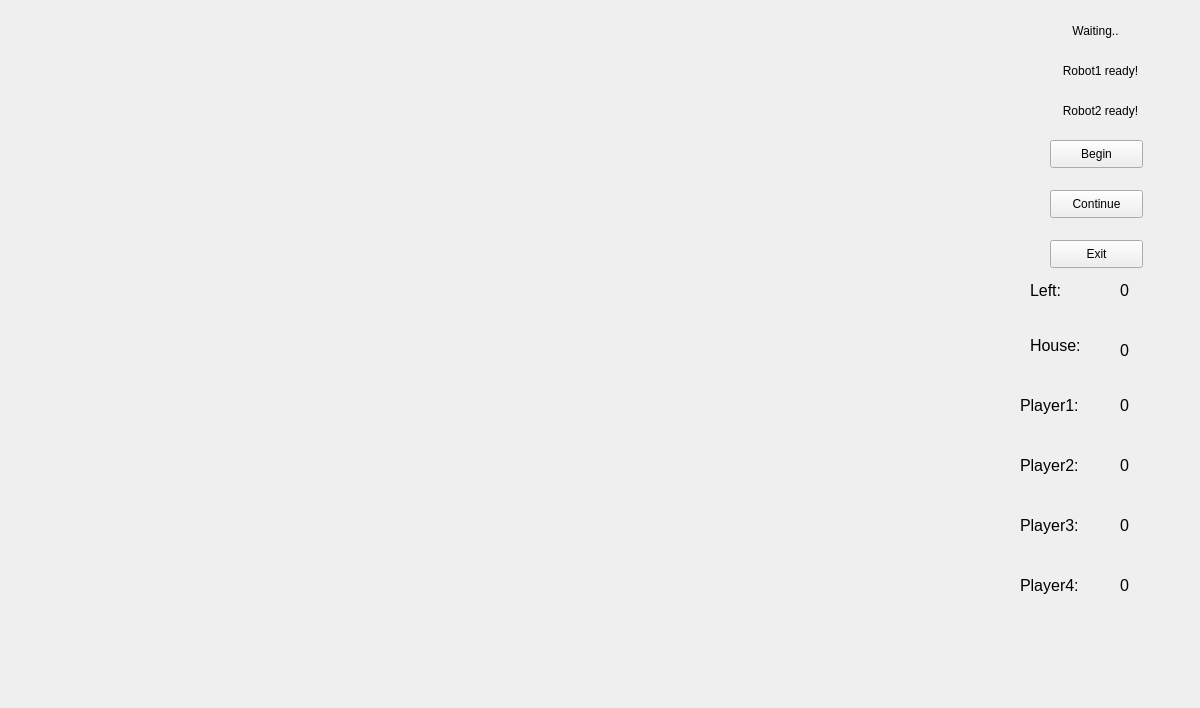
<?xml version="1.0" encoding="UTF-8"?>
<ui version="4.0">
 <class>rform1</class>
 <widget class="QWidget" name="rform1">
  <property name="geometry">
   <rect>
    <x>0</x>
    <y>0</y>
    <width>1200</width>
    <height>708</height>
   </rect>
  </property>
  <property name="windowTitle">
   <string>Form</string>
  </property>
  <widget class="QLabel" name="background">
   <property name="geometry">
    <rect>
     <x>0</x>
     <y>0</y>
     <width>1011</width>
     <height>708</height>
    </rect>
   </property>
   <property name="text">
    <string/>
   </property>
   <property name="pixmap">
    <pixmap resource="images/images.qrc">:/images/b1.jpg</pixmap>
   </property>
  </widget>
  <widget class="QLabel" name="label">
   <property name="geometry">
    <rect>
     <x>1050</x>
     <y>10</y>
     <width>91</width>
     <height>41</height>
    </rect>
   </property>
   <property name="text">
    <string>Waiting..</string>
   </property>
   <property name="alignment">
    <set>Qt::AlignCenter</set>
   </property>
  </widget>
  <widget class="QPushButton" name="beginbtn">
   <property name="geometry">
    <rect>
     <x>1050</x>
     <y>140</y>
     <width>93</width>
     <height>28</height>
    </rect>
   </property>
   <property name="text">
    <string>Begin</string>
   </property>
  </widget>
  <widget class="QPushButton" name="shufflebtn">
   <property name="geometry">
    <rect>
     <x>1050</x>
     <y>190</y>
     <width>93</width>
     <height>28</height>
    </rect>
   </property>
   <property name="text">
    <string>Continue</string>
   </property>
  </widget>
  <widget class="QLabel" name="label_2">
   <property name="geometry">
    <rect>
     <x>1030</x>
     <y>320</y>
     <width>71</width>
     <height>51</height>
    </rect>
   </property>
   <property name="font">
    <font>
     <pointsize>12</pointsize>
    </font>
   </property>
   <property name="text">
    <string>House:</string>
   </property>
  </widget>
  <widget class="QLabel" name="label_3">
   <property name="geometry">
    <rect>
     <x>1120</x>
     <y>330</y>
     <width>81</width>
     <height>41</height>
    </rect>
   </property>
   <property name="font">
    <font>
     <pointsize>12</pointsize>
    </font>
   </property>
   <property name="text">
    <string>0</string>
   </property>
   <property name="alignment">
    <set>Qt::AlignLeading|Qt::AlignLeft|Qt::AlignVCenter</set>
   </property>
  </widget>
  <widget class="QLabel" name="label_4">
   <property name="geometry">
    <rect>
     <x>1020</x>
     <y>380</y>
     <width>91</width>
     <height>51</height>
    </rect>
   </property>
   <property name="font">
    <font>
     <pointsize>12</pointsize>
    </font>
   </property>
   <property name="text">
    <string>Player1:</string>
   </property>
  </widget>
  <widget class="QLabel" name="label_5">
   <property name="geometry">
    <rect>
     <x>1120</x>
     <y>380</y>
     <width>101</width>
     <height>51</height>
    </rect>
   </property>
   <property name="font">
    <font>
     <pointsize>12</pointsize>
    </font>
   </property>
   <property name="text">
    <string>0</string>
   </property>
   <property name="alignment">
    <set>Qt::AlignLeading|Qt::AlignLeft|Qt::AlignVCenter</set>
   </property>
  </widget>
  <widget class="QLabel" name="label_6">
   <property name="geometry">
    <rect>
     <x>1030</x>
     <y>270</y>
     <width>71</width>
     <height>41</height>
    </rect>
   </property>
   <property name="font">
    <font>
     <pointsize>12</pointsize>
    </font>
   </property>
   <property name="text">
    <string>Left:</string>
   </property>
  </widget>
  <widget class="QLabel" name="label_7">
   <property name="geometry">
    <rect>
     <x>1120</x>
     <y>270</y>
     <width>91</width>
     <height>41</height>
    </rect>
   </property>
   <property name="font">
    <font>
     <pointsize>12</pointsize>
    </font>
   </property>
   <property name="text">
    <string>0</string>
   </property>
   <property name="alignment">
    <set>Qt::AlignLeading|Qt::AlignLeft|Qt::AlignVCenter</set>
   </property>
  </widget>
  <widget class="QLabel" name="label_8">
   <property name="geometry">
    <rect>
     <x>1020</x>
     <y>440</y>
     <width>91</width>
     <height>51</height>
    </rect>
   </property>
   <property name="font">
    <font>
     <pointsize>12</pointsize>
    </font>
   </property>
   <property name="text">
    <string>Player2:</string>
   </property>
  </widget>
  <widget class="QLabel" name="label_9">
   <property name="geometry">
    <rect>
     <x>1120</x>
     <y>440</y>
     <width>101</width>
     <height>51</height>
    </rect>
   </property>
   <property name="font">
    <font>
     <pointsize>12</pointsize>
    </font>
   </property>
   <property name="text">
    <string>0</string>
   </property>
   <property name="alignment">
    <set>Qt::AlignLeading|Qt::AlignLeft|Qt::AlignVCenter</set>
   </property>
  </widget>
  <widget class="QLabel" name="label_10">
   <property name="geometry">
    <rect>
     <x>1020</x>
     <y>500</y>
     <width>91</width>
     <height>51</height>
    </rect>
   </property>
   <property name="font">
    <font>
     <pointsize>12</pointsize>
    </font>
   </property>
   <property name="text">
    <string>Player3:</string>
   </property>
  </widget>
  <widget class="QLabel" name="label_11">
   <property name="geometry">
    <rect>
     <x>1120</x>
     <y>500</y>
     <width>101</width>
     <height>51</height>
    </rect>
   </property>
   <property name="font">
    <font>
     <pointsize>12</pointsize>
    </font>
   </property>
   <property name="text">
    <string>0</string>
   </property>
   <property name="alignment">
    <set>Qt::AlignLeading|Qt::AlignLeft|Qt::AlignVCenter</set>
   </property>
  </widget>
  <widget class="QLabel" name="label_14">
   <property name="geometry">
    <rect>
     <x>1040</x>
     <y>50</y>
     <width>121</width>
     <height>41</height>
    </rect>
   </property>
   <property name="text">
    <string>Robot1 ready!</string>
   </property>
   <property name="alignment">
    <set>Qt::AlignCenter</set>
   </property>
  </widget>
  <widget class="QLabel" name="label_15">
   <property name="geometry">
    <rect>
     <x>1040</x>
     <y>90</y>
     <width>121</width>
     <height>41</height>
    </rect>
   </property>
   <property name="text">
    <string>Robot2 ready!</string>
   </property>
   <property name="alignment">
    <set>Qt::AlignCenter</set>
   </property>
  </widget>
  <widget class="QLabel" name="label_12">
   <property name="geometry">
    <rect>
     <x>1020</x>
     <y>560</y>
     <width>91</width>
     <height>51</height>
    </rect>
   </property>
   <property name="font">
    <font>
     <pointsize>12</pointsize>
    </font>
   </property>
   <property name="text">
    <string>Player4:</string>
   </property>
  </widget>
  <widget class="QLabel" name="label_13">
   <property name="geometry">
    <rect>
     <x>1120</x>
     <y>560</y>
     <width>101</width>
     <height>51</height>
    </rect>
   </property>
   <property name="font">
    <font>
     <pointsize>12</pointsize>
    </font>
   </property>
   <property name="text">
    <string>0</string>
   </property>
   <property name="alignment">
    <set>Qt::AlignLeading|Qt::AlignLeft|Qt::AlignVCenter</set>
   </property>
  </widget>
  <widget class="QPushButton" name="pushButton">
   <property name="geometry">
    <rect>
     <x>1050</x>
     <y>240</y>
     <width>93</width>
     <height>28</height>
    </rect>
   </property>
   <property name="text">
    <string>Exit</string>
   </property>
  </widget>
 </widget>
 <resources>
  <include location="images/images.qrc"/>
  <include location="images/images.qrc"/>
  <include location="images/images.qrc"/>
 </resources>
 <connections/>
</ui>
